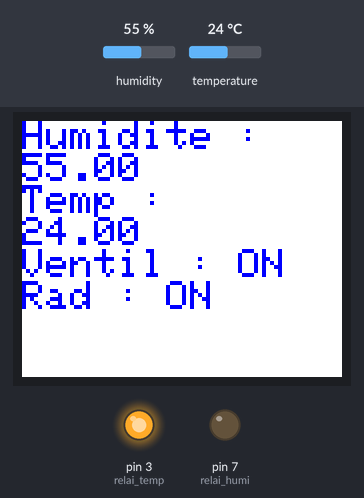
A sketch run on a simulated Arduino Uno, built with avr-gcc and run on an emulated ATmega328P. Shown: 160×128 colour display, output pins drawn as LEDs (lit = HIGH). The inputs (shaded band) are chosen by the test bench; at power-on: humidity 55 %, temperature 24 °C. What the sketch prints to the serial monitor is not drawn.

Above: at 3.8 s.
3.9 s: humidity set to 51 %
At 7.0 s:
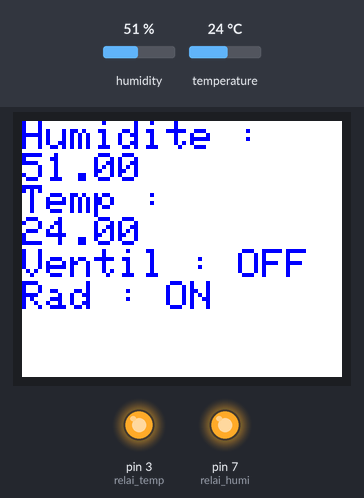
10.6 s: temperature set to 25.6 °C
At 12.7 s:
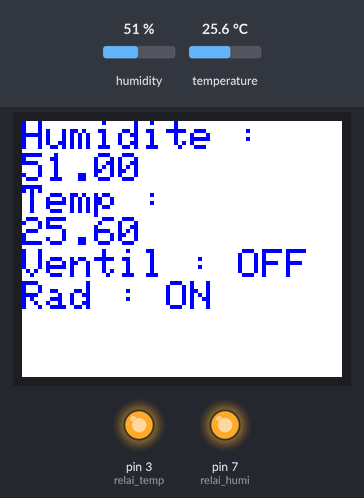
16.6 s: temperature set to 26.8 °C
At 19.6 s:
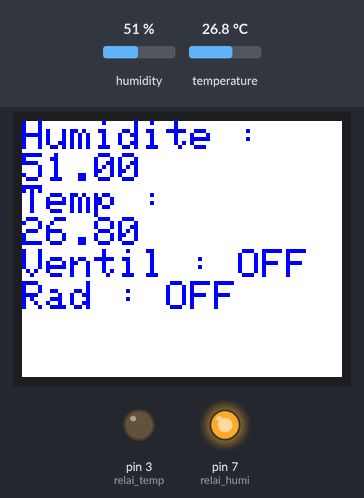
24.4 s: humidity set to 68 %
At 27.7 s:
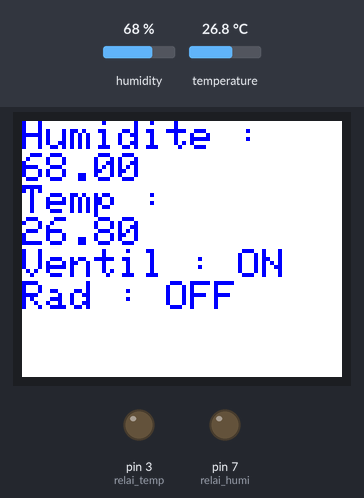
Timing chart, 0 to 29.2 s (numbered marks = the images above; inputs shaded):
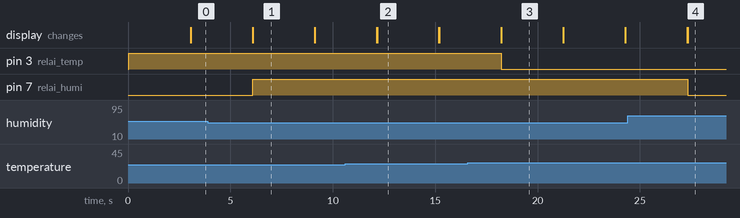

Measured:
- the behaviour switches between 53 and 52 % on humidity (found by bisection; images 0 and 1)
- the behaviour switches between 25.9 and 26 °C on temperature (found by bisection; images 2 and 3)
- after the input at 3.9 s, pin 7 (relai_humi): LOW → HIGH after 2.2 s; the display: first differs from a run without the input after 2.2 s (image 1)
- after the input at 10.6 s, the display: first differs from a run without the input after 1.6 s (image 2)
- after the input at 16.6 s, pin 3 (relai_temp): HIGH → LOW after 1.6 s; the display: first differs from a run without the input after 1.6 s (image 3)
- after the input at 24.4 s, pin 7 (relai_humi): HIGH → LOW after 2.9 s; the display: first differs from a run without the input after 2.9 s (image 4)
- what the display in image 1 shows lasts 3.0 s, from 6.1 s to 9.1 s

The sketch:

Ventilation.ino
```cpp
/*
Hygrométrie et température
Contrôle de ventilation/chauffage (fonction thermostat)
Librairies à télécharger et à décompresser dans le répertoire arduino/libraries :
*Librairie Adafruit pour le DHT22  https://github.com/adafruit/DHT-sensor-library
*/
//Inclusion des bibliothèques
#include "DHT.h" //Bibliothèque DHT
#include <SPI.h> //Bibliothèque SPI -> communication SPI
#include <TFT.h> //Bibliothèque pour l'écran TFT

//Définition des broches de l'écran TFT
#define SCLK 13
#define MOSI 11
#define CS   10
#define DC   9
#define RESET  8

TFT TFTscreen = TFT(CS, DC, RESET);

// Définition des pin DHT22
// Pin 1 (a gauche) +5V
// Pin 2 data DHTPIN -> pin 4 Arduino
// Placer une résistance de 10K entre les Pins 1 et 2
// Pin 4 Masse
#define DHTPIN 4
DHT dht(DHTPIN, DHT22);

// Définition des consignes :
const int intTimePause = 3000; // Actualisation des valeurs toutes les 3 secondes
int relai_humi = 7; // Relier le pin IN1 du relai au pin 7 de l'Arduino
int cons_humi = 53; // Consigne d'humidité
int relai_temp = 3; // Si installation d'un radiateur, relier le pin IN2 du relai au pin 3 de l'Arduino
int cons_temp = 26; // Consigne température

void setup(void) {

  Serial.begin(9600);
  Serial.print("Hello !");
  Serial.println("DHTxx test!");
  pinMode (relai_humi,OUTPUT);
  pinMode (relai_temp,OUTPUT);  // À décommenter pour activer le relai radiateur

  Serial.begin(9600);
  dht.begin();

  TFTscreen.begin();

  TFTscreen.background(255, 255, 255);
  TFTscreen.stroke(0,0,255);
  TFTscreen.setTextSize(2);


}

void loop() {

  float h = dht.readHumidity();
  float t = dht.readTemperature();


  TFTscreen.println("Humidite :");
  TFTscreen.println(h);

  TFTscreen.println("Temp : ");
  TFTscreen.println(t);

  // Commande des relais
  // Humidité : mise en marche/arrêt de la ventilation
  if (h >= (cons_humi))  // Si la mesure h est > ou + à la consigne +2.00 : allumage extracteur
  {
    digitalWrite (relai_humi,LOW);   // Si la mesure h est < à la consigne +1.00 : arrêt extracteur
    TFTscreen.println("Ventil : ON");
  }
  else
  if (h < (cons_humi))
  {
    digitalWrite (relai_humi,HIGH);
    TFTscreen.println("Ventil : OFF");
  }


  // Température : mise en marche/arrêt du radiateur  // Décommenter toutes les lignes ci dessous
  if (t >= (cons_temp)) // Si la mesure t est > ou = à la consigne +2.00 : allumage chauffage
  {
    digitalWrite (relai_temp,LOW);
    TFTscreen.println("Rad : OFF");
  }
  else
  if (t < (cons_temp)) // Si la mesure t est < à la consigne -1.00 : arrêt chauffage
  {
    digitalWrite (relai_temp,HIGH);
    TFTscreen.println("Rad : ON");
  }
  delay (intTimePause);

  TFTscreen.setCursor(0,0);
  TFTscreen.setTextColor(ST7735_BLUE);
  TFTscreen.fillScreen(ST7735_WHITE); //Efface l'écran en blanc


  }//Fin loop
```
